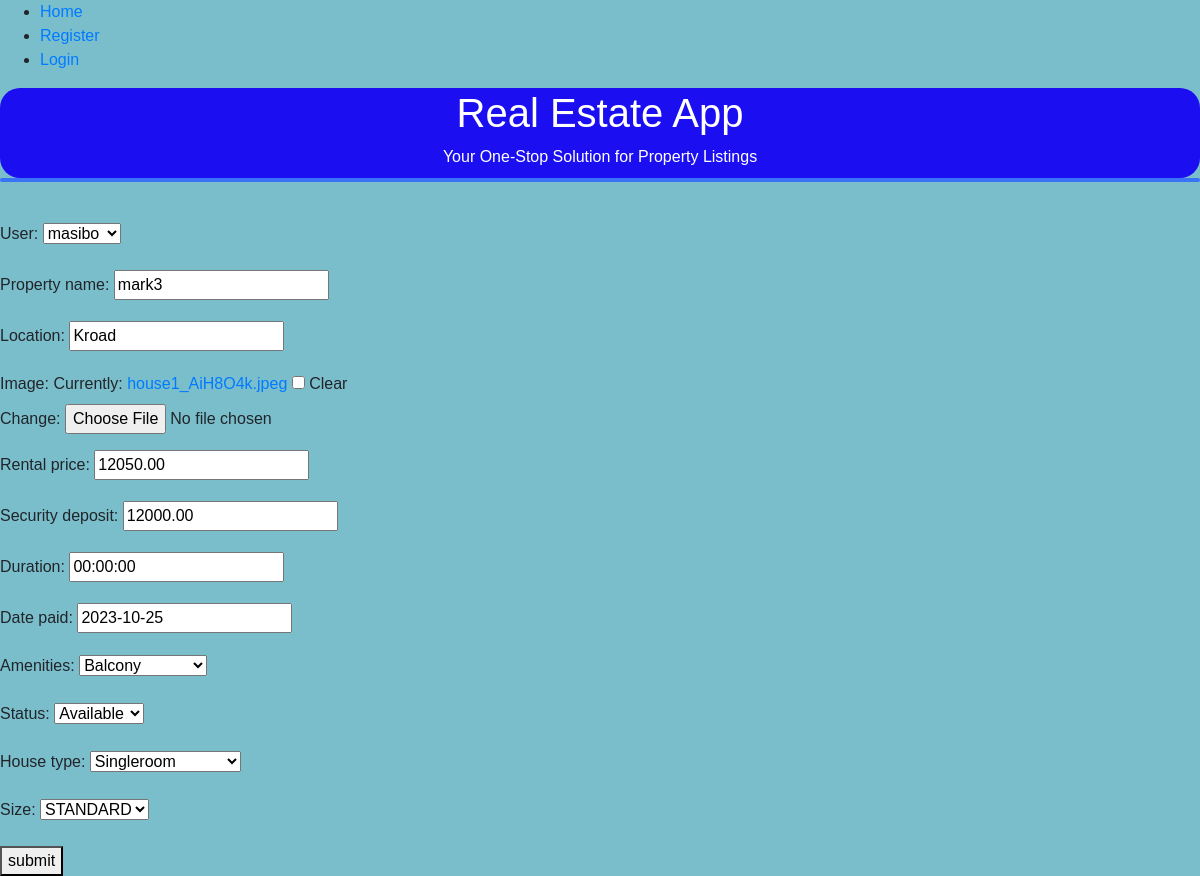
The app's page /update_listing/1/ with its own data.
### coreApp/models.py (models this page shows, shortened)
class Property_model(models.Model):
    user = models.ForeignKey(User, on_delete=models.CASCADE, related_name='property')
    property_name = models.CharField(max_length=255)
    location = models.CharField(max_length=50)
    image = models.ImageField(blank=True, null=True)
    rental_price = models.DecimalField(max_digits=10, decimal_places=2)
    security_deposit = models.DecimalField(max_digits=10, decimal_places=2)
    start_date = models.start_date = datetime.now()
    end_date = models.end_date = datetime.now()
    duration = models.DurationField()
    date_paid = models.DateField(blank=True, null=True)
    AMENITIES_CHOICES = [
        ('Balcony','Balcony'),
        ('Gym','Gym'),
        ('SwimmingPool','SwimmingPool')]
    STATUS_CHOICES=[
        ('Available','Available'),
        ('Occupied', 'Occupied') ]
    HOUSE_SIZE = [('STANDARD','STANDARD'),
                  ('Spacious','Spacious')]
    TYPE_OF_HOUSE =[('Singleroom','Singleroom'),
                    ('Bedsitter','Bedsitter'),
                    ('Onebedroom','Onebedroom'),
                    ('Twobedroom','Twobedroom'),
                    ('Threebedroom','Threebedroom'),
                    ('Fourbedroom','Fourbedroom'),
                    ('Studio','Studio'),
                    ('Commercialshops','Commercialshops')]
    amenities = models.TextField(choices=AMENITIES_CHOICES)
    status = models.TextField(choices=STATUS_CHOICES)
    house_type = models.CharField(max_length=50,choices=TYPE_OF_HOUSE)
    size = models.CharField(max_length=50,choices=HOUSE_SIZE)

### coreApp/views.py (the view)
# urls.py: path('update_listing/<int:pk>/', listing_update, name='update_listing'),
def listing_update(request, pk):
    listing = Property_model.objects.get(id=pk)
    form = ListingForm(instance=listing)
    if request.method == "POST":
        form = ListingForm(request.POST, instance=listing, files=request.FILES)
        if form.is_valid():
            form.save()
            return redirect("coreApp:listing_all")
    context = {"form": form}
    return render(request, "listing_update.html", context)

### coreApp/forms.py
class ListingForm(ModelForm):
    class Meta:
        model = Property_model
        fields = '__all__'

### coreApp/templates/listing_update.html (shortened to what this page needs)
{% include 'commons/base.html' %}
<form method="post" enctype="multipart/form-data">
      {{ form.as_p}}
      <button type="submit"> submit</button>
  </form>

### accounts/templates/commons/base.html (style rules this page uses)
body { display: flex; flex-direction: column; min-height: 100vh; margin: 0; font-family: Arial, sans-serif; background-color: #7abecc; }

### records on screen
Property_model: user "masibo", property_name "mark3", location "Kroad", rental_price "12050.00", security_deposit "12000.00", duration "00:00:00", date_paid "2023-10-25", amenities "Balcony", status "Available", house_type "Singleroom", size "STANDARD"
